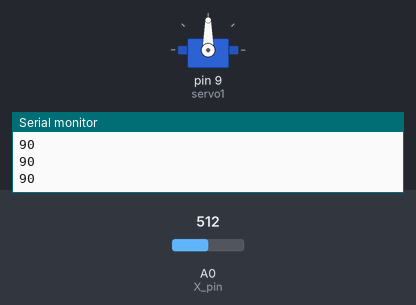
A sketch run on a simulated Arduino Uno, built with avr-gcc and run on an emulated ATmega328P. Parts: servo, the last lines printed to the serial monitor. The inputs (shaded band) are chosen by the test bench; at power-on: A0 (X_pin) = 512.

Above: at 1.2 s.
1.3 s: A0 (X_pin) set to 716
At 1.8 s:
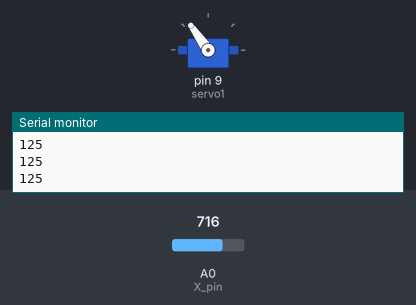
2.8 s: A0 (X_pin) set to 900
At 3.2 s:
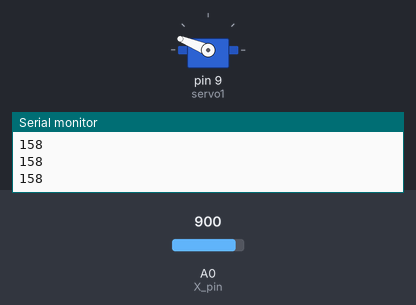
4.3 s: A0 (X_pin) set to 1023
At 5.5 s:
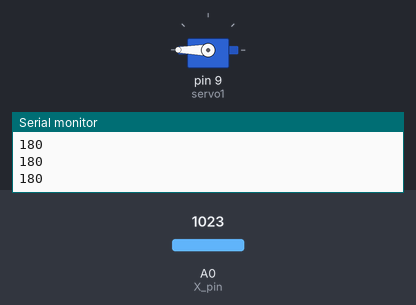
5.8 s: A0 (X_pin) set to 306
At 7.0 s:
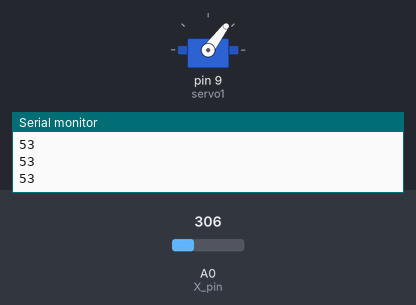
7.3 s: A0 (X_pin) set to 122
At 8.5 s:
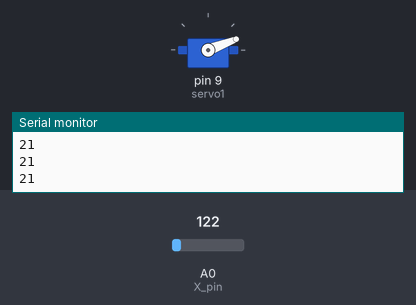
8.8 s: A0 (X_pin) set to 0
At 9.8 s:
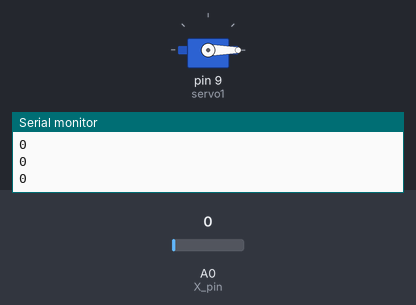
Timing chart, 0 to 11.3 s (numbered marks = the images above; inputs shaded):
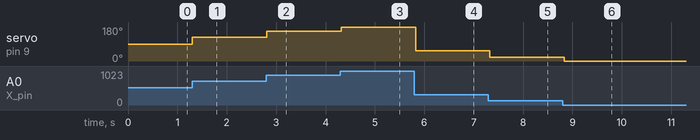

Measured:
- after the input at 1.3 s, servo on pin 9 (servo1): 90° → 125° at once
- after the input at 2.8 s, servo on pin 9 (servo1): 125° → 158° at once
- after the input at 4.3 s, servo on pin 9 (servo1): 158° → 180° at once
- after the input at 5.8 s, servo on pin 9 (servo1): 180° → 53° at once
- after the input at 7.3 s, servo on pin 9 (servo1): 53° → 21° at once
- after the input at 8.8 s, servo on pin 9 (servo1): 21° → 0° at once

The sketch:

servo_moving_with_joystick.ino
```cpp
#include <Servo.h>

Servo servo1;

const int X_pin = 0; // analog pin connected to X output

void setup() {
  servo1.attach(9);
  Serial.begin(9600);
}

void loop() {
  int X_pos = analogRead(X_pin);
  // the 670 in the map function might have to be 1023
  // depending on the type of joystick your using
  long servo_pos = map(X_pos, 0, 1023, 0, 180);
  servo_pos = constrain(servo_pos, 0, 180);
  Serial.println(servo_pos);
  servo1.write(servo_pos);

  delay(100);
}
```
